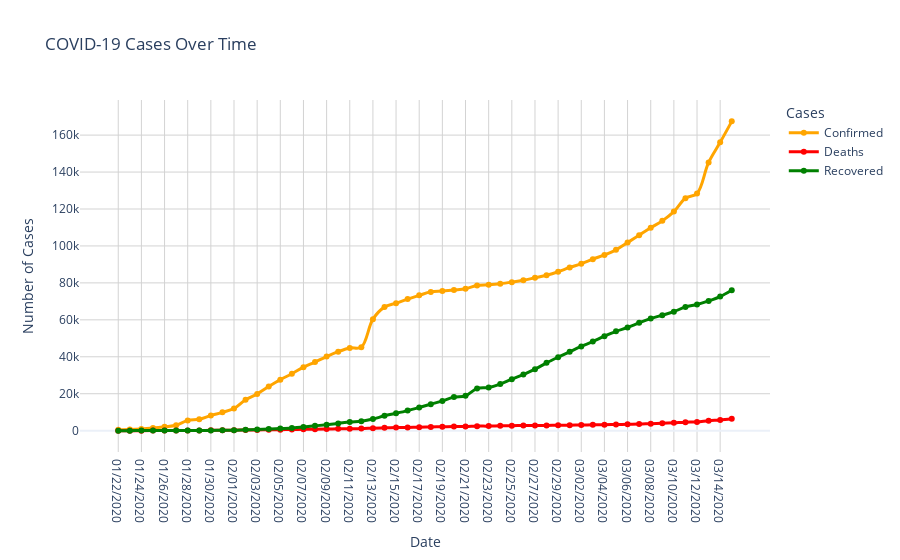

Source (notebook cell):
### Code cell
import plotly.graph_objects as go

fig = go.Figure()

# Confirmed (Orange)
fig.add_trace(go.Scatter(
    x=confirmed['Date'],
    y=confirmed['Confirmed'],
    mode='lines+markers',
    name='Confirmed',
    line=dict(color='orange', width=3, shape='spline'),
    marker=dict(size=6),
    hovertemplate='Date: %{x}<br>Confirmed: %{y}<extra></extra>'
))

# Deaths (Red)
fig.add_trace(go.Scatter(
    x=death['Date'],
    y=death['Deaths'],
    mode='lines+markers',
    name='Deaths',
    line=dict(color='red', width=3, shape='spline'),
    marker=dict(size=6),
    hovertemplate='Date: %{x}<br>Deaths: %{y}<extra></extra>'
))

# Recovered (Green)
fig.add_trace(go.Scatter(
    x=rec['Date'],
    y=rec['Recovered'],
    mode='lines+markers',
    name='Recovered',
    line=dict(color='green', width=3, shape='spline'),
    marker=dict(size=6),
    hovertemplate='Date: %{x}<br>Recovered: %{y}<extra></extra>'
))

# Layout improve
fig.update_layout(
    title='COVID-19 Cases Over Time',
    xaxis_title='Date',
    yaxis_title='Number of Cases',
    template='plotly_white',   # Clean white background
    hovermode='x unified',
    legend=dict(title='Cases'),
    xaxis=dict(showgrid=True, gridcolor='lightgray'),
    yaxis=dict(showgrid=True, gridcolor='lightgray')
)

fig.show()

### Figure 1 — Plotly figure (JSON) as saved in the notebook; plotly's stock layout.template omitted (floating-point values rounded to 4 significant figures)
{"data": [{"hovertemplate": "Date: %{x}<br>Confirmed: %{y}<extra></extra>", "line": {"color": "orange", "shape": "spline", "width": 3}, "marker": {"size": 6}, "mode": "lines+markers", "name": "Confirmed", "type": "scatter", "x": ["01/22/2020", "01/23/2020", "01/24/2020", "01/25/2020", "01/26/2020", "01/27/2020", "01/28/2020", "01/29/2020", "01/30/2020", "01/31/2020", "02/01/2020", "02/02/2020", "02/03/2020", "02/04/2020", "02/05/2020", "02/06/2020", "02/07/2020", "02/08/2020", "02/09/2020", "02/10/2020", "02/11/2020", "02/12/2020", "02/13/2020", "02/14/2020", "02/15/2020", "02/16/2020", "02/17/2020", "02/18/2020", "02/19/2020", "02/20/2020", "02/21/2020", "02/22/2020", "02/23/2020", "02/24/2020", "02/25/2020", "02/26/2020", "02/27/2020", "02/28/2020", "02/29/2020", "03/01/2020", "03/02/2020", "03/03/2020", "03/04/2020", "03/05/2020", "03/06/2020", "03/07/2020", "03/08/2020", "03/09/2020", "03/10/2020", "03/11/2020", "03/12/2020", "03/13/2020", "03/14/2020", "03/15/2020"], "y": [555, 653, 941, 1438, 2118, 2927, 5578, 6165, 8235, 9925, 12038, 16787, 19881, 23892, 27636, 30818, 34392, 37121, 40151, 42763, 44803, 45222, 60370, 66887, 69032, 71226, 73260, 75138, 75641, 76199, 76843, 78599, 78985, 79570, 80415, 81397, 82756, 84124, 86013, 88371, 90309, 92844, 95124, 97886, 101800, 105836, 109835, 113582, 118582, 125865, 128343, 145193, 156099, 167447]}, {"hovertemplate": "Date: %{x}<br>Deaths: %{y}<extra></extra>", "line": {"color": "red", "shape": "spline", "width": 3}, "marker": {"size": 6}, "mode": "lines+markers", "name": "Deaths", "type": "scatter", "x": ["01/22/2020", "01/23/2020", "01/24/2020", "01/25/2020", "01/26/2020", "01/27/2020", "01/28/2020", "01/29/2020", "01/30/2020", "01/31/2020", "02/01/2020", "02/02/2020", "02/03/2020", "02/04/2020", "02/05/2020", "02/06/2020", "02/07/2020", "02/08/2020", "02/09/2020", "02/10/2020", "02/11/2020", "02/12/2020", "02/13/2020", "02/14/2020", "02/15/2020", "02/16/2020", "02/17/2020", "02/18/2020", "02/19/2020", "02/20/2020", "02/21/2020", "02/22/2020", "02/23/2020", "02/24/2020", "02/25/2020", "02/26/2020", "02/27/2020", "02/28/2020", "02/29/2020", "03/01/2020", "03/02/2020", "03/03/2020", "03/04/2020", "03/05/2020", "03/06/2020", "03/07/2020", "03/08/2020", "03/09/2020", "03/10/2020", "03/11/2020", "03/12/2020", "03/13/2020", "03/14/2020", "03/15/2020"], "y": [17, 18, 26, 42, 56, 82, 131, 133, 171, 213, 259, 362, 426, 492, 564, 634, 719, 806, 906, 1013, 1113, 1118, 1371, 1523, 1666, 1770, 1868, 2007, 2122, 2247, 2251, 2458, 2469, 2629, 2708, 2770, 2814, 2872, 2941, 2996, 3085, 3160, 3254, 3348, 3460, 3558, 3803, 3996, 4262, 4615, 4720, 5404, 5819, 6440]}, {"hovertemplate": "Date: %{x}<br>Recovered: %{y}<extra></extra>", "line": {"color": "green", "shape": "spline", "width": 3}, "marker": {"size": 6}, "mode": "lines+markers", "name": "Recovered", "type": "scatter", "x": ["01/22/2020", "01/23/2020", "01/24/2020", "01/25/2020", "01/26/2020", "01/27/2020", "01/28/2020", "01/29/2020", "01/30/2020", "01/31/2020", "02/01/2020", "02/02/2020", "02/03/2020", "02/04/2020", "02/05/2020", "02/06/2020", "02/07/2020", "02/08/2020", "02/09/2020", "02/10/2020", "02/11/2020", "02/12/2020", "02/13/2020", "02/14/2020", "02/15/2020", "02/16/2020", "02/17/2020", "02/18/2020", "02/19/2020", "02/20/2020", "02/21/2020", "02/22/2020", "02/23/2020", "02/24/2020", "02/25/2020", "02/26/2020", "02/27/2020", "02/28/2020", "02/29/2020", "03/01/2020", "03/02/2020", "03/03/2020", "03/04/2020", "03/05/2020", "03/06/2020", "03/07/2020", "03/08/2020", "03/09/2020", "03/10/2020", "03/11/2020", "03/12/2020", "03/13/2020", "03/14/2020", "03/15/2020"], "y": [28, 30, 36, 39, 52, 61, 107, 126, 143, 222, 284, 472, 623, 852, 1124, 1487, 2011, 2616, 3244, 3946, 4683, 5150, 6295, 8058, 9395, 10865, 12583, 14352, 16121, 18177, 18890, 22886, 23394, 25227, 27905, 30384, 33277, 36711, 39782, 42716, 45602, 48229, 51171, 53797, 55866, 58359, 60695, 62512, 64404, 67003, 68324, 70251, 72624, 76034]}], "layout": {"hovermode": "x unified", "legend": {"title": {"text": "Cases"}}, "title": {"text": "COVID-19 Cases Over Time"}, "xaxis": {"gridcolor": "lightgray", "showgrid": true, "title": {"text": "Date"}}, "yaxis": {"gridcolor": "lightgray", "showgrid": true, "title": {"text": "Number of Cases"}}}}
